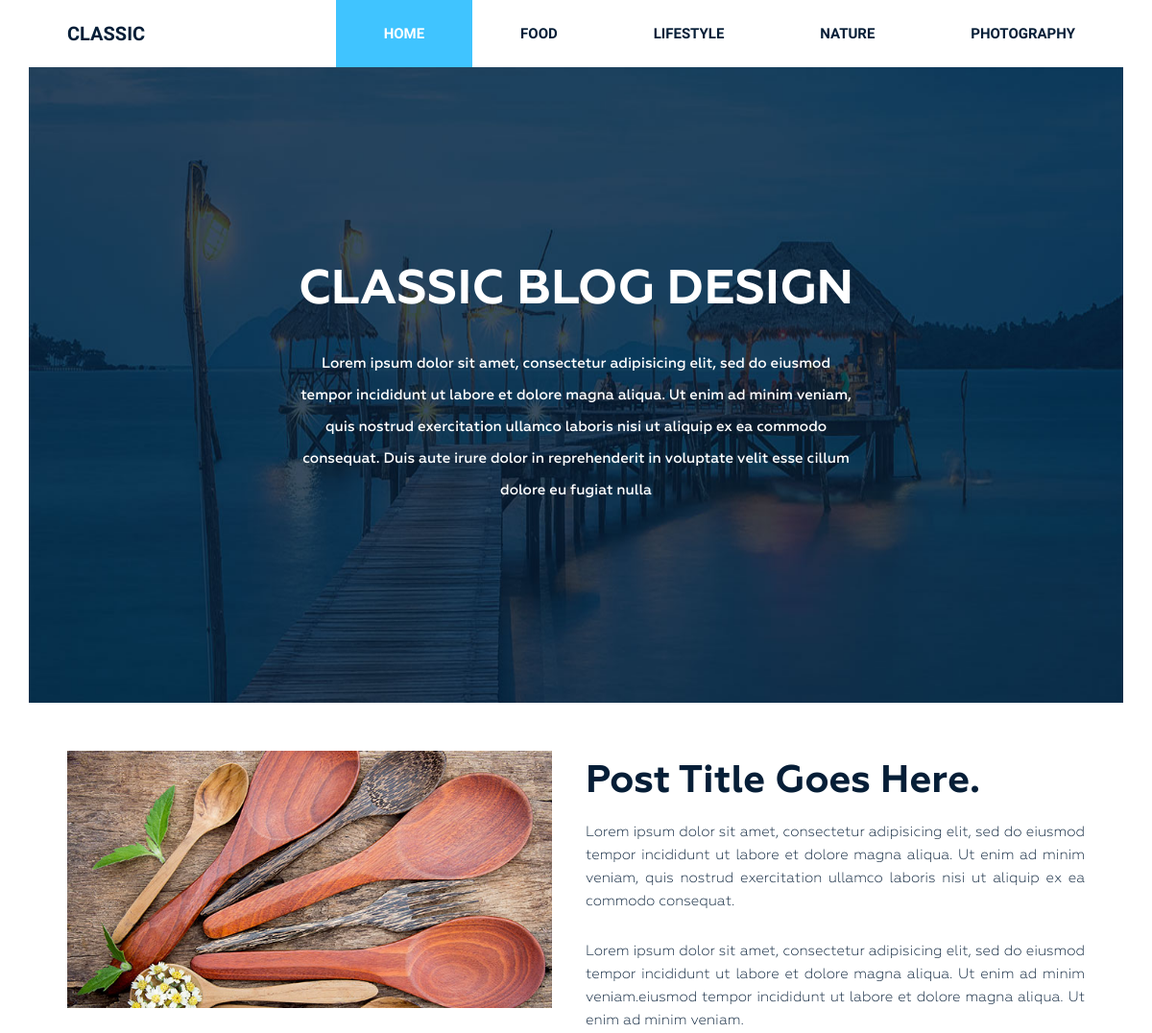
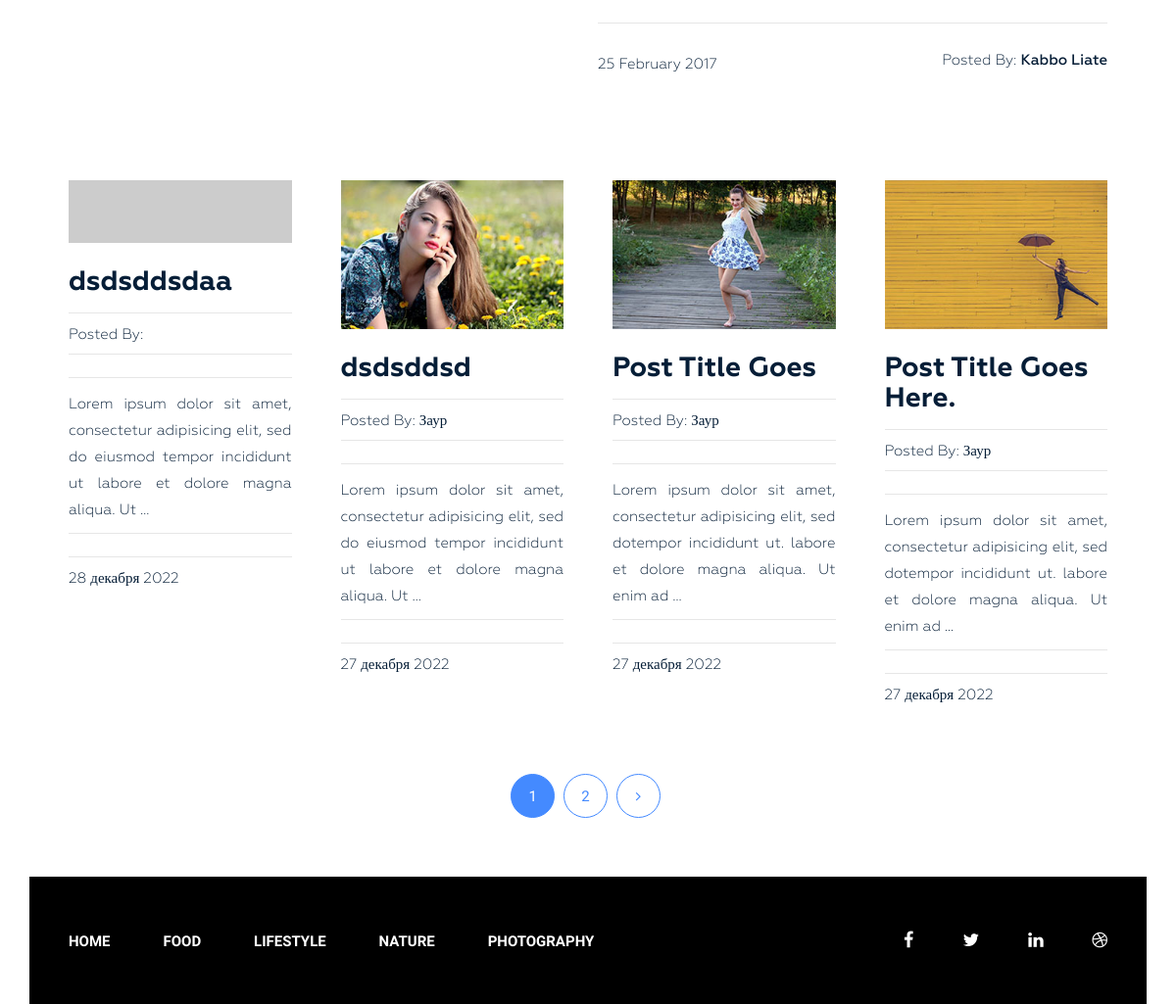
The page / on the database its author committed (2 pictures, top to bottom).
### blog/models.py (models this page shows, shortened)
class Category(models.Model):
    title = models.CharField(max_length=255, verbose_name="Заголовок")
    slug = models.SlugField(max_length=255, unique=True, verbose_name="URL")
    def get_absolute_url(self):
        return reverse("category", kwargs={"slug": self.slug})
    class Meta:
        verbose_name = 'Категория'
        verbose_name_plural = 'Категории'
        ordering = ['title']

class Post(models.Model):
    title = models.CharField(max_length=255, verbose_name="Заголовок")
    slug = models.SlugField(max_length=255, verbose_name='Url', unique=True)
    author = models.CharField(max_length=100, verbose_name="Автор")
    content = models.TextField(blank=True, verbose_name="Контент")
    created_at = models.DateTimeField(
        auto_now_add=True, verbose_name="Дата создания")
    photo = models.ImageField(
        upload_to='photo/%Y/%m/%d/', blank=True, verbose_name="Фото")
    views = models.IntegerField(default=0, verbose_name="Просмотры")
    category = models.ForeignKey(
        Category, on_delete=models.PROTECT, related_name='posts', verbose_name="Категория")
    tags = models.ManyToManyField(
        Tag, blank=True, related_name='posts', verbose_name="Теги")
    def get_absolute_url(self):
        return reverse("post", kwargs={"slug": self.slug})
    class Meta:
        ordering = ['-created_at']
        verbose_name = 'Пост'
        verbose_name_plural = 'Посты'

### blog/views.py (the view)
# urls.py: path('', Home.as_view(), name='home'),
class Home(ListView):
    model = Post
    template_name = 'blog/index.html'
    context_object_name = 'posts'
    paginate_by = 4
    def get_context_data(self, *, object_list=None, **kwargs):
        context = super().get_context_data(**kwargs)
        context['title'] = 'Classic Blog Design'
        return context

### blog/templatetags/menu.py (called while the page is built)
@register.inclusion_tag('blog/menu_tpl.html')
def show_menu(menu_class='menu'):
    categories = Category.objects.all()
    return {'categories': categories, 'menu_class': menu_class}

### blog/templates/blog/index.html (shortened to what this page needs)
{% extends 'base.html' %} {%load static%}
{%block content%}
<section class="bg-text-area">
	<div class="container">
		<div class="row">
			<div class="col-md-12">
				<div class="bg-text">
					<h3>Classic BLOG Design</h3>
					<p>
						Lorem ipsum dolor sit amet, consectetur adipisicing elit, sed do
						eiusmod tempor incididunt ut labore et dolore magna aliqua. Ut enim
						ad minim veniam, quis nostrud exercitation ullamco laboris nisi ut
						aliquip ex ea commodo consequat. Duis aute irure dolor in
						reprehenderit in voluptate velit esse cillum dolore eu fugiat nulla
					</p>
				</div>
			</div>
		</div>
	</div>
</section>
<section class="blog-post-area">
	<div class="container">
		<div class="row">
			<div class="blog-post-area-style">
				<div class="col-md-12">
					<div class="single-post-big">
						<div class="big-image">
							<img
								src="{% static 'img/post-image1.jpg'%}"
								alt=""
							/>
						</div>
						<div class="big-text">
							<h3><a href="#">Post Title Goes Here.</a></h3>
							<p>
								Lorem ipsum dolor sit amet, consectetur adipisicing elit, sed do
								eiusmod tempor incididunt ut labore et dolore magna aliqua. Ut
								enim ad minim veniam, quis nostrud exercitation ullamco laboris
								nisi ut aliquip ex ea commodo consequat.
							</p>
							<p>
								Lorem ipsum dolor sit amet, consectetur adipisicing elit, sed do
								eiusmod tempor incididunt ut labore et dolore magna aliqua. Ut
								enim ad minim veniam.eiusmod tempor incididunt ut labore et
								dolore magna aliqua. Ut enim ad minim veniam.
							</p>
							<h4>
								<span class="date">25 February 2017</span
								><span class="author"
									>Posted By: <span class="author-name">Kabbo Liate</span></span
								>
							</h4>
						</div>
					</div>
				</div>
				{% for post in posts %}
				<div class="col-md-3">
					<div class="single-post">
						{% if post.photo %}
						<img
							src="{{post.photo.url}}"
							alt="{{post.title}}"
						/>
						{% else %}
						<img
							src="https://picsum.photos/id/1060/300/201/?blur=2"
							alt="{{post.title}}"
						/>
						{% endif %}
						<h3><a href="{{post.get_absolute_url}}">{{post.title}}</a></h3>
						<h4>
							<span
								>Posted By:
								<span class="author-name">{{post.author}}</span></span
							>
						</h4>
						<p>{{post.content|truncatewords_html:20|safe}}</p>
						<h4><span>{{post.created_at|date:'j E Y' }}</span></h4>
					</div>
				</div>
				{% endfor %}
			</div>
		</div>
	</div>
	{% if page_obj.has_other_pages %}
	<div class="pegination">
		<div class="nav-links">
			 {% for p in page_obj.paginator.page_range %}
			{% if page_obj.number == p %}
			<span class="page-numbers current">{{p}}</span>
			{% elif p > page_obj.number|add:-3 and p < page_obj.number|add:3 %}
			<a
				class="page-numbers"
				href="?page={{p}}"
				>{{p}}</a
			>
			{% endif %} {% endfor %} {% if page_obj.has_next %}
			<a
				class="page-numbers"
				href="?page={{page_obj.next_page_number}}"
				><i
					class="fa fa-angle-right"
					aria-hidden="true"
				></i
			></a>
			{% endif %}
		</div>
	</div>
	{% endif %}
</section>
{%endblock%}

### blog/templates/blog/menu_tpl.html
<div class="{{menu_class}}">
	<ul>
		<li><a href="{%url 'home' %}">Home</a></li>
		{% for item in categories %}
		<li><a href="{{ item.get_absolute_url }}">{{item.title}}</a></li>
		{% endfor %}
	</ul>
</div>

### django_site/static/style.css (style rules this page uses)
.wrapper header.header .menu { margin: 0 }
.wrapper header.header .menu ul { float: right; margin: 0; padding: 0; margin-right: 4px; }
.wrapper header.header .menu ul li { display: inline-block; list-style: outside none none; margin: 0 -4px 0 0; }
.wrapper header.header .menu ul li a { color: rgb(6, 30, 55); font-family: "Raleway", sans-serif; font-size: 15px; font-weight: 600; line-height: 70px; padding: 26px 50px; text-decoration: none; text-transform: uppercase; }
.wrapper header.header .menu ul li.active a { background: #40c4ff; color: #fff; }
.wrapper section.bg-text-area .bg-text { background-image: url(img/bg-iamges.jpg); background-size: 100% 100%; padding: 205px 280px; }
.wrapper section.bg-text-area .bg-text h3 { color: #fff; font-family: Geometria; font-size: 50px; font-weight: 700; text-align: center; text-transform: uppercase; margin: 0; }
.wrapper section.bg-text-area .bg-text p { color: #fff; font-family: Geometria; font-size: 15px; font-weight: 500; line-height: 33px; margin: 32px 0 0; text-align: center; }
section.blog-post-area { margin-top: 50px; }
section.blog-post-area .big-image { float: left; width: 50%; padding-right: 35px; }
section.blog-post-area .big-text { float: right; width: 50%; padding-right: 20px; }
section.blog-post-area img { width: 100%; }
section.blog-post-area .big-text h3 { margin: 10px 0 0; }
section.blog-post-area .big-text h3 a { font-family: Geometria; font-weight: 700; font-size: 40px; color: #061e37; text-decoration: none; }
section.blog-post-area .big-text p { color: #061e37; font-family: Geometria; font-size: 15px; font-weight: 400; line-height: 24px; padding-top: 18px; text-align: justify; text-decoration: none; }
section.blog-post-area .big-text h4 { margin-top: 25px; padding-top: 30px; position: relative; }
section.blog-post-area .big-text h4::before { background: #e6e6e6 none repeat scroll 0 0; content: ""; height: 1px; position: absolute; top: 0; width: 100%; }
section.blog-post-area .single-post { padding-right: 20px; margin: 100px 0px 0px; }
section.blog-post-area h4 span { font-family: Geometria; font-weight: 400; font-size: 15px; color: #061e37; text-decoration: none; }
section.blog-post-area .big-text h4 span.author { float: right }
section.blog-post-area h4 span.author-name { font-weight: 500; }
.blog-post-area .single-post h3 a { font-family: Geometria; font-size: 28px; font-weight: 700; text-decoration: none; color: #061e37; }
.blog-post-area .single-post p { color: #061e37; font-family: Geometria; font-size: 15px; font-weight: 400; line-height: 27px; padding-top: 14px; position: relative; text-align: justify; }
.blog-post-area .single-post h4 { margin-bottom: 12px; padding-top: 10px; position: relative; }
.blog-post-area .single-post h4::before { background: #e6e6e6 none repeat scroll 0 0; content: ""; height: 1px; position: absolute; top: 0; width: 100%; }
.blog-post-area .single-post p::before { background: #e6e6e6 none repeat scroll 0 0; content: ""; height: 1px; position: absolute; top: 0; width: 100%; }
.blog-post-area .single-post h3 { margin: 25px 0 15px; }
.blog-post-area .pegination { margin-top: 60px; margin-bottom: 60px; }
.blog-post-area .pegination .nav-links { margin: 0; padding: 0; text-align: center; }
.blog-post-area .pegination .nav-links .page-numbers { border: 1px solid #448aff; border-radius: 50%; color: #448aff; display: inline-block; font-family: "Roboto", sans-serif; font-size: 15px; font-weight: 400; height: 45px; line-height: 45px; list-style: outside none none; margin-right: 5px; text-align: center; width: 45px; }
.blog-post-area .blog-post-area-style { margin: 0 20px 0 40px; }
.blog-post-area .pegination .nav-links .page-numbers.current { background: #448aff; color: #fff; }
.blog-post-area .pegination .nav-links a { text-decoration: none; }
.wrapper footer.footer .footer-menu { margin: 0 }
.wrapper footer.footer .footer-menu ul { line-height: 130px; margin: 0; padding: 0; }
.wrapper footer.footer .footer-menu ul li { display: inline; list-style: outside none none; margin: 0; padding: 30px 0px; }
.wrapper footer.footer .footer-menu ul li a { color: #fff; font-family: "Raleway", sans-serif; font-size: 15px; font-weight: 600; line-height: 70px; margin-left: 40px; padding: 26px 10px 26px 0; text-decoration: none; text-transform: uppercase; }

### rows shown on the page
Category: title "FOOD"
Category: title "LIFESTYLE"
Category: title "NATURE"
Category: title "PHOTOGRAPHY"
Post: title "dsdsddsdaa", content "Lorem ipsum dolor sit amet, consectetur adipisicing elit, sed do eiusmod tempor incididunt ut labore et dolore magna aliqua. Ut …", created_at "28 декабря 2022"
Post: photo (picture), title "dsdsddsd", author "Заур", content "Lorem ipsum dolor sit amet, consectetur adipisicing elit, sed do eiusmod tempor incididunt ut labore et dolore magna aliqua. Ut …", created_at "27 декабря 2022"
Post: photo (picture), title "Post Title Goes", author "Заур", content "Lorem ipsum dolor sit amet, consectetur adipisicing elit, sed dotempor incididunt ut. labore et dolore magna aliqua. Ut enim ad …", created_at "27 декабря 2022"
Post: photo (picture), title "Post Title Goes Here.", author "Заур", content "Lorem ipsum dolor sit amet, consectetur adipisicing elit, sed dotempor incididunt ut. labore et dolore magna aliqua. Ut enim ad …", created_at "27 декабря 2022"

### other values the page prints
{{ p }} "1"
{{ p }} "2"
